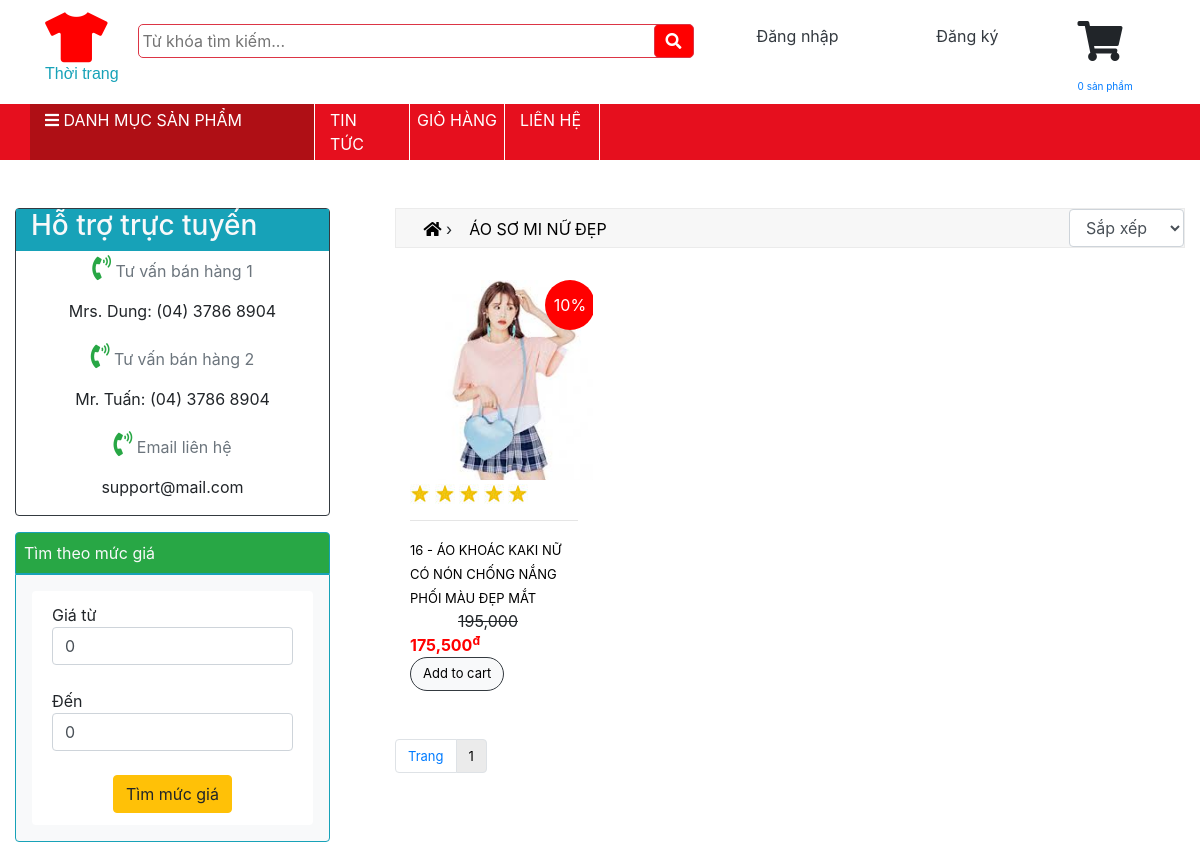
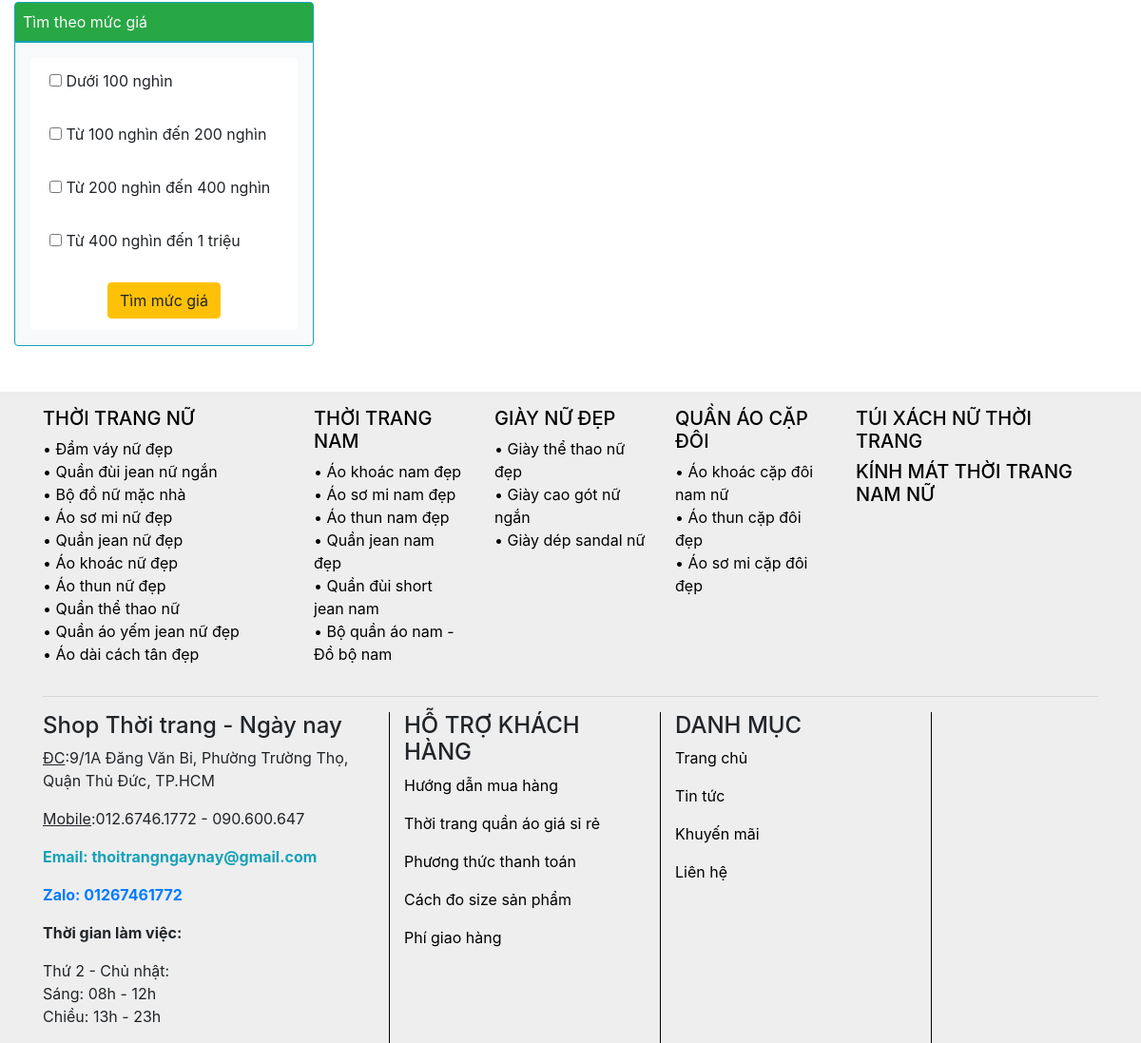
The page /products/category/26/Áo sơ mi nữ đẹp on the database its author committed (2 pictures, top to bottom).
### tables this page shows
CREATE TABLE `categories` (
  `id` int(11) NOT NULL,
  `parent_id` int(11) NOT NULL,
  `name` varchar(500) NOT NULL,
  `displayhomepage` int(11) NOT NULL
);

CREATE TABLE `products` (
  `id` int(11) NOT NULL,
  `name` varchar(500) NOT NULL,
  `description` varchar(4000) NOT NULL,
  `content` text NOT NULL,
  `hot` int(11) NOT NULL DEFAULT 0,
  `photo` varchar(500) NOT NULL,
  `price` float NOT NULL,
  `discount` int(11) NOT NULL,
  `category_id` int(11) NOT NULL
);

### controllers/ProductsController.php (called while the page is built, shortened)
<?php
	include "models/ProductsModel.php";
	class ProductsController extends Controller{
		public function category(){
			$id = isset($_GET["id"]) && $_GET["id"] > 0 ? $_GET["id"] : 0;
			$recordPerPage = 20;
			$numPage = ceil($this->modelTotalRecord()/$recordPerPage);
			$data = $this->modelRead($recordPerPage);
			$this->loadView("CategoryProductsView.php",["data"=>$data,"numPage"=>$numPage, "id"=>$id]);
		}
	}
 ?>

### models/ProductsModel.php (called while the page is built, shortened)
<?php
	trait ProductsModel{
		public function modelRead($recordPerPage){
			$category_id = isset($_GET["id"]) ? $_GET["id"] : 0;
			$page = isset($_GET["p"])&& $_GET["p"] > 0 ? $_GET["p"]-1 : 0;
			$from = $page * $recordPerPage;
			$sqlOrder = "";
			$order = isset($_GET["order"]) ? $_GET["order"] : "";
			switch ($order) {
				default:
					$sqlOrder = "order by id desc";
					break;
			}
			$conn = Connection::getInstance();
			$query = $conn->query("select * from products where category_id=$category_id $sqlOrder limit $from, $recordPerPage");
			return $query->fetchAll();
		}
		public function modelTotalRecord(){
			$category_id = isset($_GET["id"]) ? $_GET["id"] : 0;
			$conn = Connection::getInstance();
			$query = $conn->query("select * from products where category_id=$category_id");
			return $query->rowCount();
		}
		public function modelGetCategory($category_id){
			$conn = Connection::getInstance();
			$query = $conn->query("select * from categories where id=$category_id");
			return $query->fetch();
		}
	}
 ?>

### views/HeaderView.php (the view, shortened to what this page needs)
<div class="container mt-2">
    <div class="row px-0 d-flex justify-content-around m-0" style="width: 100%">
        <div class="col-sm-2 col-md-2 col-lg-1 p-0 mt-lg-1">
            <a href="home" style="display: block;"><i class="fas fa-tshirt" id="logo"></i>
                <p id="logo1" class="text-info">Thời trang</p>
            </a>
        </div>
        <div class="col-sm-4 col-md-4 col-lg-6 p-0 mt-md-3 mt-lg-3">
            <div>
                <form>
                    <input class="p-1 border border-danger input-control" type="text" name="search" id="key" placeholder="Từ khóa tìm kiếm..." autocomplete="off">
                </form>
            </div>
            <button type="submit" id="btnSearch" class="border border-danger py-1">
                <i class="fas fa-search"></i>
            </button>
        </div>
        <?php if(isset($_SESSION['customer_email'])): ?>
        <div class="col-sm-4 col-md-4 col-lg-4 mt-md-3 mt-lg-2" style="height: 50px">
            <div>
                <div class="user mt-2" style="height: 50px;">
                    <button class="btn_account">
                        <img src="assets/admin/images/xie.jpg" alt="" width="100" height="30"> &nbsp;
                        <?php echo $_SESSION['customer_email']; ?>
                        <i class="fas fa-angle-down page_down2" style="font-size: 10px;"></i>
                        <i class="fas fa-angle-up page_up2" style="font-size: 10px;"></i>
                        <div class="sub_menu" id="submenu_account">
                            <ul>
                                <li>
                                    <a href="#">Profile
                                        <i class="fas fa-user"></i>
                                    </a>
                                </li>
                                <li>
                                    <a href="#">Reset password
                                        <i class="fas fa-key"></i>
                                    </a>
                                </li>
                                <li>
                                    <a href="#">Setting
                                        <i class="fas fa-cog"></i>
                                    </a>
                                </li>
                                <li>
                                    <a href="index.php?controller=account&action=logout">Logout
                                        <i class="fas fa-sign-out-alt"></i>
                                    </a>
                                </li>
                            </ul>
                        </div>
                    </button>
                </div>
                <div class="notification mt-2">
                    <button class="btn_notify">
                        <i class="fas fa-bell"></i> &nbsp;
                        <i class="fas fa-angle-down page_down" style="font-size: 10px;"></i>
                        <i class="fas fa-angle-up page_up" style="font-size: 10px;"></i>
                        <div class="menu_notify" id="menu_notify">
                            <ul>
                                <li>
                                    <a href="#">New Messages
                                        <i class="fas fa-sms"></i>
                                    </a>
                                </li>
                                <li>
                                    <a href="#">New Followers
                                        <i class="fab fa-twitter"></i>
                                    </a>
                                </li>
                                <li>
                                    <a href="#">Messages Sent
                                        <i class="fas fa-envelope"></i>
                                    </a>
                                </li>
                            </ul>
                        </div>
                    </button>
                </div>
            </div>
        </div>
        <?php else: ?>
            <div class="col-sm-4 col-md-4 col-lg-4 mt-md-3 mt-lg-3 d-flex justify-content-around">
                <a href="index.php?controller=account&action=login" class="text-dark" style="display: block; height: 35px; text-decoration: none">
                    Đăng nhập
                </a>
                <a href="index.php?controller=account&action=register" class="text-dark" style="display: block; height: 35px; text-decoration: none">
                    Đăng ký
                </a>
            </div>
        <?php endif; ?>
        <?php
            $ProductNumberInCart = 0;
        ?>
        <div class="col-sm-2 col-md-2 col-lg-1 mt-md-3 mt-lg-1">
            <div class="wrapper-mini-cart pb-2">
                <span id="cart">
                    <i class="fa fa-shopping-cart"></i>
                </span>
                <br>
                <a href="cart" style="font-size: 10px;">
                    <span class="mini-cart-count"> <?php echo $ProductNumberInCart; ?> </span> sản phẩm
                </a>
            </div>
        </div>
    </div>
</div>
<div class="container-fluid" id="menu">
    <div class="container">
        <div class="row" id="banner">
            <div class="col-3 py-1 active">
                <div id="cha" class="text-uppercase fw-bolder">
                    <span class="title">
                        <i class="fas fa-bars"></i>
                        Danh mục sản phẩm
                    </span>
                </div>
            </div>
            <div class="col-1 py-1">
                <a href="news"><span class="title text-uppercase fw-bolder">Tin tức</span></a>
            </div>
            <div class="col-1 py-1 px-1 text-center">
                <a href="cart"><span class="title text-uppercase fw-bolder">Giỏ hàng</span></a>
            </div>
            <div class="col-1 py-1">
                <a href="contact"><span class="title text-uppercase fw-bolder">Liên hệ</span></a>
            </div>
        </div>
    </div>
</div>

### views/CategoryProductsView.php (shortened to what this page needs)
<div class="col-8 p-0">
    <div class="row" style="border: 1px solid #ebebeb; background-color: #F7F7F7;">
        <div class="col-5 mt-2">
            <a href="index.php" style="color: black;">&ensp;
                <i class="fas fa-home"></i>
            </a> &rsaquo; &ensp;
            <a href="#" class="text-uppercase" style="color: black;">
                <?php
                    $category = $this->modelGetCategory($id);
                    echo isset($category->name) ? $category->name : "";
                ?>
            </a>
        </div>
        <div class="col-7 text-right p-0">
            <div class="col-lg-3 p-0" style="float: right;">
                <select class="form-control" onchange="location.href = 'index.php?controller=products&action=category&id=<?php echo $id; ?>&order='+this.value;">
                    <option value="0">Sắp xếp</option>
                </select>
            </div>
        </div>
    </div>
    <div class="row mt-2">
        <div class="col-12">
            <div class="row link-sp d-flex justify-content-between">
                <?php foreach($data as $rows): ?>
                <div class="col-3 mt-4" style="overflow: hidden;">
                    <div class="discount"><?php echo $rows->discount ?>%</div>
                    <a href="#">
                        <img class="sp" src="assets/upload/products/<?php echo $rows->photo; ?>" title="<?php echo $rows->name; ?>" alt="<?php echo $rows->name; ?>" height="200">
                    </a>
                    <p class="price-box">
                        <a href="index.php?controller=products&action=rating&id=<?php echo $rows->id; ?>&star=1">
                            <img src="assets/frontend/images/star.jpg">
                        </a>
                        <a href="index.php?controller=products&action=rating&id=<?php echo $rows->id; ?>&star=2">
                            <img src="assets/frontend/images/star.jpg">
                        </a>
                        <a href="index.php?controller=products&action=rating&id=<?php echo $rows->id; ?>&star=3">
                            <img src="assets/frontend/images/star.jpg">
                        </a>
                        <a href="index.php?controller=products&action=rating&id=<?php echo $rows->id; ?>&star=4">
                            <img src="assets/frontend/images/star.jpg">
                        </a>
                        <a href="index.php?controller=products&action=rating&id=<?php echo $rows->id; ?>&star=5">
                            <img src="assets/frontend/images/star.jpg">
                        </a>
                    </p>
                    <hr>
                    <a href="index.php?controller=products&action=detail&id=<?php echo $rows->id; ?>" class="text-uppercase"><?php echo $rows->name; ?></a>
                    <span class="old_price ml-5"><?php echo number_format($rows->price); ?></span>
                    <span class="new_price font-weight-bold"> <?php echo number_format($rows->price - ($rows->price * $rows->discount)/100); ?><sup>đ</sup></span>
                    <a href="index.php?controller=cart&action=create&id=<?php echo $rows->id; ?>" class="btn btn-light rounded-pill border border-dark btn_addToCart">Add to cart</a>
                </div>
                <?php endforeach; ?>
            </div>
            <div class="row mt-5">
                <ul class="pagination">
                    <li class="page-item"><span class="page-link">Trang</span></li>
                    <?php for($i = 1; $i <= $numPage; $i++): ?>
                    <li class="page-item"><a href="index.php?controller=users&p=<?php echo $i; ?>" class="page-link"><?php echo $i; ?></a></li>
                    <?php endfor; ?>
                </ul>
            </div>
        </div>
    </div>
</div>

### assets/frontend/css/style_danhmuc.css (style rules this page uses)
* { margin: 0px; padding: 0px; box-sizing: border-box; }
.title { color: white; }
#logo { font-size: 50px; color: red; }
#logo1 { font-family: 'Trebuchet MS', 'Lucida Sans Unicode', 'Lucida Grande', 'Lucida Sans', Arial, sans-serif; }
#key { border-radius: 5px; width: 100%; position: relative; }
#btnSearch { width: 40px; color: white; background-color: red; border-radius: 5px; position: absolute; top: 0px; left: 516px; }
#cart { font-size: 40px; }
#menu { background-color: #E60F1E; }
.active { background-color: #AF0F15; }
#banner > div { border-right: 1px solid white; }
#cha { position: relative; }
#menu > .container { position: relative; }
.link-sp > div > a { color: black; text-decoration: none; font-size: 13px; }
.old_price { text-decoration: line-through; }
.new_price { color: red; }
img.sp { transition: transform 4s; }
.discount { position: absolute; width: 50px; left: 150px; line-height: 50px; text-align: center; background: red; color: white; border-radius: 50px; z-index: 1; }

### views/CategoryProductsView.php (style rules this page uses)
.pagination { font-size: 13px; }
.pagination li a { color: black; display: block; background-color: #ebebeb; }

### rows shown on the page
categories: name "ÁO SƠ MI NỮ ĐẸP"
products: discount "10", photo (picture), name "16 - ÁO KHOÁC KAKI NỮ CÓ NÓN CHỐNG NẮNG PHỐI MÀU ĐẸP MẮT", price "195,000", $rows->price - ($rows->price * $rows->discount)/100 "175,500"

### other values the page prints
$ProductNumberInCart "0"
